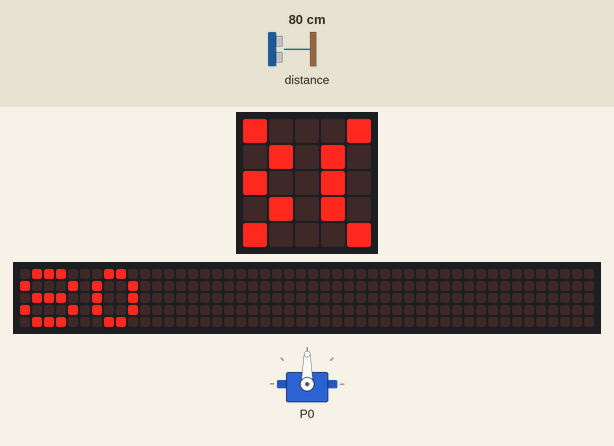
A program run on a simulated BBC micro:bit (MakeCode). Parts: servo, the board's 5×5 LED display, a strip that is not on the board, showing the scrolling text unrolled. The test bench sets the inputs (shaded band); at power-on: distance to the obstacle 80 cm. The 48×5 strip is a reading aid, not a part: it shows the text the display is scrolling, unrolled, one strip-width of it at a time.

Above: at 1.28 s.
1.3 s: distance to the obstacle set to 2 cm
At 3.4 s:
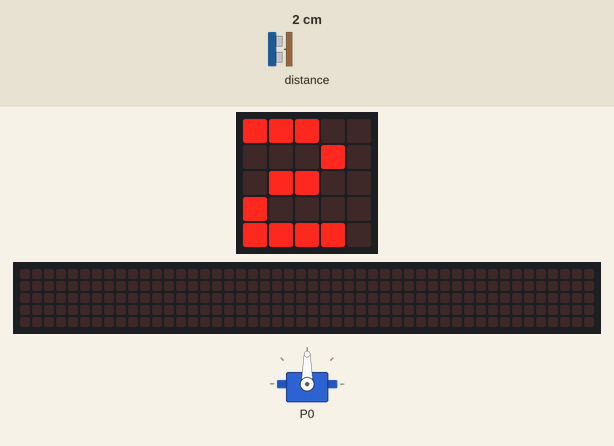
6.5 s: distance to the obstacle set to 18 cm
At 6.97 s:
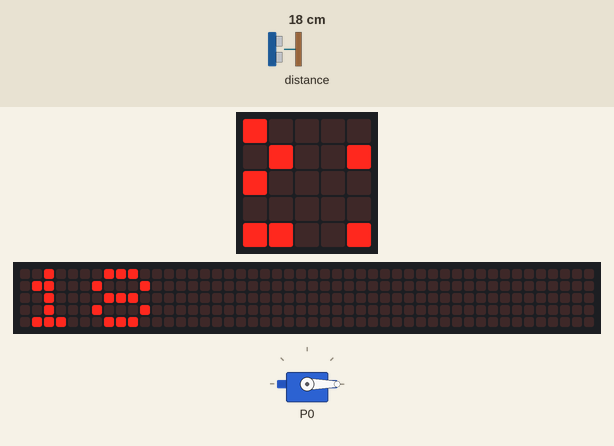
8.8 s: distance to the obstacle set to 4 cm
At 12.6 s:
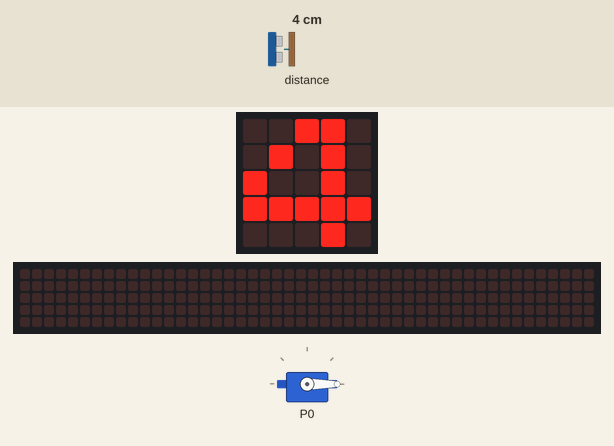
Timing chart, 0 to 14.1 s (numbered marks = the images above; inputs shaded):
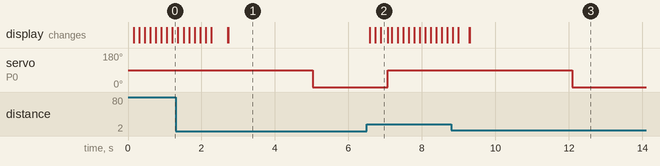

Measured:
- after the input at 1.3 s, servo on P0: 90° → 0° after 3.7 s
- after the input at 6.5 s, servo on P0: 0° → 90° after 0.57 s; the display: first changes after 0.09 s (image 2 shows a later state)
- after the input at 8.8 s, servo on P0: 90° → 0° after 3.3 s

The program:

main.ts
```typescript
let 거리 = 0
basic.forever(function () {
    거리 = sonar.ping(
    DigitalPin.P3,
    DigitalPin.P2,
    PingUnit.Centimeters
    )
    if (거리 <= 5) {
        pins.servoWritePin(AnalogPin.P0, 0)
        basic.pause(1000)
    } else {
        pins.servoWritePin(AnalogPin.P0, 90)
        basic.pause(5000)
    }
})
basic.forever(function () {
    basic.showNumber(sonar.ping(
    DigitalPin.P3,
    DigitalPin.P2,
    PingUnit.Centimeters
    ))
})
```

test.ts
```typescript
// 테스트는 여기로 이동합니다; 이 패키지가 확장으로 사용될 때 컴파일되지 않을 것 입니다.
```
